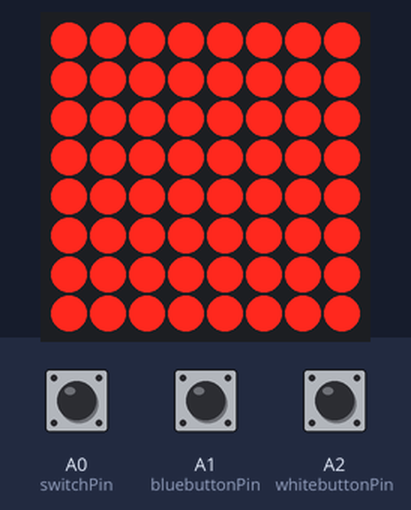
A sketch run on a simulated Arduino Uno, built with avr-gcc and run on an emulated ATmega328P. On the bench: 8×8 LED matrix. Wiring (inferred from the names in the program): MAX7219 LED driver (orientation assumed): data pin 2; clock pin 7; CS pin 5. Inputs (shaded band) come from the test bench; at power-on: A0 (switchPin) LOW, A1 (bluebuttonPin) LOW, A2 (whitebuttonPin) LOW.

Above: at 0.1 s.

The sketch:

ledtest.ino
```cpp
/*  Drives LED array on wall  */

const int dataPin = 2;  // connected to DIN (1) of MAX7219 (yellow)
const int latchPin = 5;  // connected to LOAD (12) of MAX7219 (green)
const int clockPin = 7; // connected to CLK (13) of MAX7219 (white)
const int switchPin = A0;
const int whitebuttonPin = A2;
const int bluebuttonPin = A1;
//const int codes[21] = {265, 521, 772, 1028, 1298, 1554, -1, 274, 530, 777, 1033, 1284, 1540, -1, 260, 516, 786, 1042, 1289, 1545, -1}; // diagonal stripes
//const int codes[21] = {260, 513, 785, 1042, 1290, 1548, -1, 266, 524, 772, 1025, 1297, 1554, -1, 273, 530, 778, 1036, 1284, 1537, -1}; // forward arrows
const int codes[70] = {257, 512, 768, 1024, 1280, 1536, -1, 258, -1, 260, -1, 264, -1, 272, -1, 256, 513, -1, 514, -1, 516, -1, 520, -1, 528, -1, 512, 769, -1, 770, -1, 772, -1, 776, -1, 784, -1, 768, 1025, -1, 1026, -1, 1028, -1, 1032, -1, 1040, -1, 1024, 1281, -1, 1282, -1, 1284, -1, 1288, -1, 1296, -1, 1280, 1537, -1, 1538, -1, 1540, -1, 1544, -1, 1552, -1};
const int codelen = 70;
int p = 0;
const int ndigits = 6;
//byte leds[ndigits] = {0, 0, 0, 0, 0, 0};
//byte modified[ndigits] = {1, 1, 1, 1, 1, 1};

// shifts a 16-bit message into the MAX7219 input register, then latches it.
void sendData(int data) {
  digitalWrite(clockPin, LOW);
  digitalWrite(latchPin, LOW);
  shiftOut(dataPin, clockPin, MSBFIRST, data >> 8);
  shiftOut(dataPin, clockPin, MSBFIRST, data);
  digitalWrite(latchPin, HIGH);
}

void allOff() {
  int offsignals[6] = {256, 512, 768, 1024, 1280, 1536};
  for (int i = 0; i < 6; i++)
    sendData(offsignals[i]);
}

// turns all leds on, then off using test mode
void testFlash(int ms) {
  sendData(0x0F01); // enable test mode
  delay(ms);
  sendData(0x0F00); // disable test mode
  delay(ms);
}

// updates LEDS on each digit that has changed
//void updateLEDs() {
//  for (int i = 0; i < ndigits; i++) {
//    if (modified[i]) {         // check if changed
//      sendData(((i+1) << 8) + leds[i]);  // send XXXX digt ledh ledl
//      modified[i] = 0;         // set as unchanged
//    }
//  }
//}

//void four_step() {
//  leds[0] = 64; // turn on 0A
//  modified[0] = 1;
//  updateLEDs();
//  delay(500);
//
//  leds[0] = 32; // turn off 0A, turn on 0B,
//  modified[0] = 1;
//  updateLEDs();
//  delay(500);
//
//  leds[0] = 0;  // turn off 0
//  modified[0] = 1;
//  leds[1] = 64; // turn on 1A
//  modified[1] = 1;
//  updateLEDs();
//  delay(500);
//
//  leds[1] = 32; // turn off 1A, turn on 1B
//  modified[1] = 1;
//  updateLEDs();
//  delay(500);
//  leds[1] = 0;  // turn off 1
//  modified[1] = 1;
//}

void setup() {
  pinMode(latchPin, OUTPUT);
  pinMode(clockPin, OUTPUT);
  pinMode(dataPin, OUTPUT);
  pinMode(switchPin, INPUT);
  pinMode(whitebuttonPin, INPUT);
  pinMode(bluebuttonPin, INPUT);
  sendData(0x0900);       // set all digits to no-decode mode
  sendData(0x0A07);       // set intensity to 50%
  sendData(0x0B00 + ndigits - 1);  // set scan range to ndigits
  testFlash(500);
  testFlash(500);
  testFlash(500);
  allOff();
  sendData(0x0C01);       // disable shutdown mode to begin normal operation
}


void loop() {
//    while(codes[p] != -1) {
//      sendData(codes[p]);
//      p = (p + 1) % codelen;
//    }
//    p = (p + 1) % codelen;
//    delay(250);
  if (digitalRead(bluebuttonPin) || digitalRead(whitebuttonPin) || digitalRead(switchPin))
    sendData(0x0F01); // enable test mode
  else
    sendData(0x0F00); // disable test mode
//  testFlash(500);
  delay(30);
}
```
